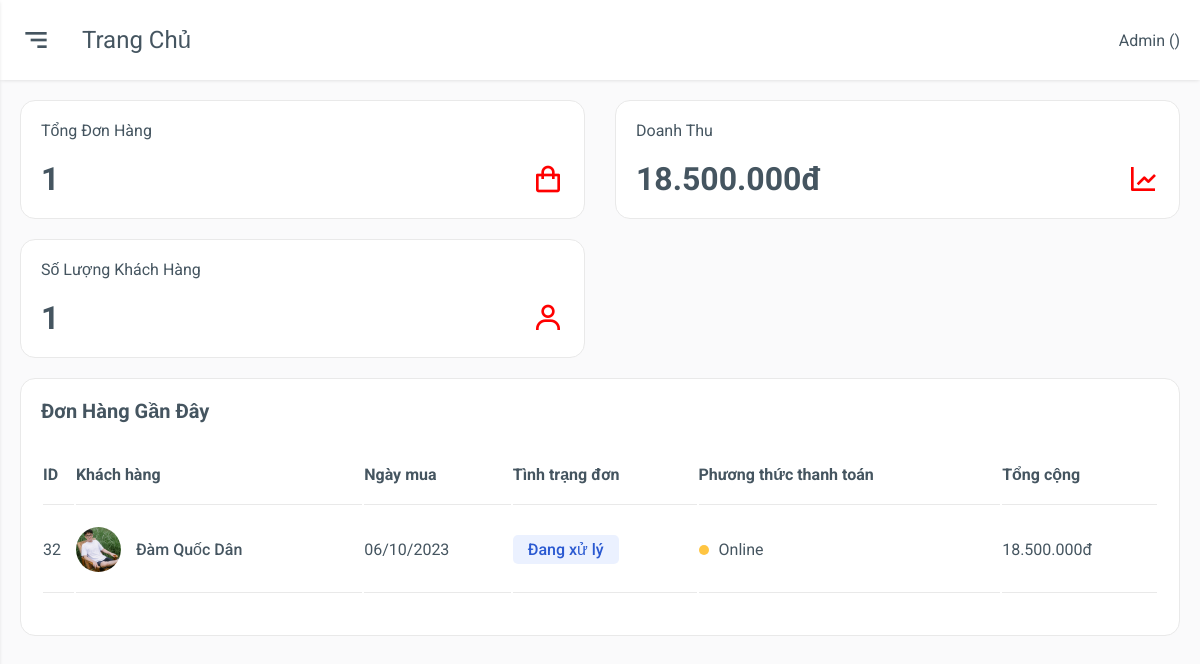
The app's page /admin/index.php with its own data.
### tables this page shows
CREATE TABLE `hoadon` (
  `ID_HOADON` int(11) NOT NULL,
  `ID_NGUOIDUNG` int(11) NOT NULL,
  `NGAYLAP` date DEFAULT NULL,
  `NGAYGIAO` date DEFAULT NULL,
  `NGUOINHAN` varchar(255) NOT NULL,
  `SDT` varchar(255) NOT NULL,
  `DIACHI` varchar(255) NOT NULL,
  `PHUONGTHUCTT` varchar(255) NOT NULL,
  `TONGTIEN` int(11) NOT NULL,
  `TRANGTHAI` varchar(255) NOT NULL
);

CREATE TABLE `nguoidung` (
  `ID` int(11) NOT NULL,
  `HOTEN` varchar(255) NOT NULL,
  `EMAIL` varchar(255) NOT NULL,
  `DIENTHOAI` varchar(11) NOT NULL,
  `DIACHI` varchar(255) NOT NULL,
  `NGAYSINH` date NOT NULL,
  `HINHANH` varchar(255) NOT NULL,
  `TENDANGNHAP` varchar(255) NOT NULL,
  `MATKHAU` varchar(255) NOT NULL,
  `TRANGTHAI` bit(1) NOT NULL
);

### assets/components/formatCurrency.php (called while the page is built)
<?php
    function currency_format($number, $suffix = 'đ') {
        if (!empty($number)) {
            return number_format($number, 0, ',', '.') . "{$suffix}";
        }
    }
?>

### admin/index.php (the view, shortened to what this page needs)
<?php
    include "../connect.php";
    include "../assets/components/formatCurrency.php";
    $sql = "SELECT * FROM hoadon";
    $result = $conn->query($sql);
    $tongdonhang= mysqli_num_rows($result);
    $sql = "SELECT TONGTIEN FROM hoadon";
    $result = mysqli_query($conn, $sql);
    $total_price = 0;
    while ($row = mysqli_fetch_assoc($result)) {
        $total_price += $row['TONGTIEN'];
    }
    $sql = "SELECT * FROM nguoidung";
    $result = $conn->query($sql);
    $tongkhachhang= mysqli_num_rows($result);
    $admin = $_SESSION['admin'];
?>
<!DOCTYPE html>
<html lang="en">
<head>
    <link href='https://unpkg.com/boxicons@2.0.7/css/boxicons.min.css' rel='stylesheet'>
    <link rel="stylesheet" href="./css/grid.css">
    <link rel="stylesheet" href="./css/app.css">
    <link rel="stylesheet" href="./css/responsive.css">
</head>
<body>
    <div class="main">
        <div class="main-header">
            <div class="main-option">
                <div class="mobile-toggle" id="mobile-toggle">
                    <i class='bx bx-menu-alt-right'></i>
                </div>
                <div class="main-title">
                    Trang chủ
                </div>
            </div>
            <div class="main-name">
                <p>Admin (<span><?php echo $admin['HOTEN'] ?></span>)</p>
            </div>
        </div>
        <div class="main-content">
            <div class="row">
                <div class="col-4 col-md-6 col-sm-12">
                    <div class="box box-hover">
                        <div class="counter">
                            <div class="counter-title">
                                Tổng đơn hàng
                            </div>
                            <div class="counter-info">
                                <div class="counter-count">
                                    <?php echo $tongdonhang?>
                                </div>
                                <i class='bx bx-shopping-bag'></i>
                            </div>
                        </div>
                    </div>
                </div>
                <div class="col-4 col-md-6 col-sm-12">
                    <div class="box box-hover">
                        <div class="counter">
                            <div class="counter-title">
                                Doanh thu
                            </div>
                            <div class="counter-info">
                                <div class="counter-count">
                                    <?php echo currency_format($total_price)?>
                                </div>
                                <i class='bx bx-line-chart'></i>
                            </div>
                        </div>
                    </div>
                </div>
                <div class="col-4 col-md-6 col-sm-12">
                    <div class="box box-hover">
                        <div class="counter">
                            <div class="counter-title">
                                Số lượng khách hàng
                            </div>
                            <div class="counter-info">
                                <div class="counter-count">
                                    <?php echo $tongkhachhang?>
                                </div>
                                <i class='bx bx-user'></i>
                            </div>
                        </div>
                    </div>
                </div>
            </div>
            <div class="row">
                <div class="col-12">
                    <div class="box">
                        <div class="box-header">
                            Đơn hàng gần đây
                        </div>
                        <div class="box-body overflow-scroll">
                            <table>
                                <thead>
                                    <tr>
                                        <th>ID</th>
                                        <th>Khách hàng</th>
                                        <th>Ngày mua</th>
                                        <th>Tình trạng đơn</th>
                                        <th>Phương thức thanh toán</th>
                                        <th>Tổng cộng</th>
                                    </tr>
                                </thead>
                                <tbody>
                                <?php
                                    $sql = "SELECT * FROM nguoidung INNER JOIN hoadon ON nguoidung.ID = hoadon.ID_NGUOIDUNG ORDER BY hoadon.ID_HOADON DESC LIMIT 4";
                                    $result = $conn->query($sql);
                                    while($row = $result->fetch_assoc()) {
                                        $s = '<tr>
                                                <td>'.$row['ID_HOADON'].'</td>
                                                <td>
                                                    <div class="order-owner">
                                                        <img src=.'.$row['HINHANH'].'>
                                                        <span>'.$row['HOTEN'].'</span>
                                                    </div>
                                                </td>
                                                <td>'.date('d/m/Y', strtotime($row['NGAYLAP'])).'</td>
                                                <td>
                                                    <span class="order-status order-ready">
                                                    '.$row['TRANGTHAI'].'
                                                    </span>
                                                </td>
                                                <td>
                                                    <div class="payment-status payment-cod">
                                                        <div class="dot"></div>
                                                        <span>'.$row['PHUONGTHUCTT'].'</span>
                                                    </div>
                                                </td>
                                                <td>'.currency_format($row['TONGTIEN']).'</td>
                                            </tr>';
                                        echo $s;
                                    }
                                ?>
                                </tbody>
                            </table>
                        </div>
                    </div>
                </div>
            </div>
        </div>
    </div>
</body>
</html>

### admin/css/grid.css (style rules this page uses)
.row { display: flex; flex-wrap: wrap; margin: 0 -15px; }
[class*="col-"] { padding: 0 15px; margin-bottom: 20px; }
.col-4 { width: 33.33%; }
.col-12 { width: 100%; }
@media only screen and (max-width: 1280px) { .col-md-6 { width: 50%; } }

### admin/css/app.css (style rules this page uses)
:root { --body-bg: #fafafb; --box-bg: #ffffff; --main-color: #ff0000; --text-color: #455560; --text-second-color: #72849ab3; --border-color: #e9e9e9; --menu-item-active-bg: rgba(62, 121, 247, 0.1); --box-border-radius: 15px; --sidebar-size: 300px; --sidebar-logo-img-size: 45px; --sidebar-logo-size: 80px; --profile-image-size: 45px; --main-header-height: 80px; --shadow: 0 1px 4px -1px rgb(0 0 0 / 15%); }
* { padding: 0; margin: 0; box-sizing: border-box; }
body { font-family: "Roboto", sans-serif; background-color: var(--body-bg); color: var(--text-color); position: relative; }
.main { padding-left: var(--sidebar-size); }
.main-header { height: var(--main-header-height); display: flex; align-items: center; justify-content: space-between; padding: 20px; background-color: var(--box-bg); box-shadow: var(--shadow); }
.main-option { display: flex; align-items: center; }
.mobile-toggle { display: none; }
.main-title { text-transform: capitalize; font-size: 1.5rem; }
.main-content { padding: 20px; }
.box { background-color: var(--box-bg); padding: 20px; border: 0.5px solid var(--border-color); border-radius: var(--box-border-radius); }
.counter-title { margin-bottom: 20px; text-transform: capitalize; }
.counter-info { display: flex; align-items: center; justify-content: space-between; font-size: 2rem; font-weight: 700; }
.counter-info i { color: var(--main-color); }
.box-header { display: flex; align-items: center; justify-content: space-between; text-transform: capitalize; font-size: 1.25rem; font-weight: 700; }
.box-body { padding: 20px 0; }
table { width: 100%; min-width: 1000px; }
.order-owner, .product { display: flex; align-items: center; text-transform: capitalize; font-weight: 500; }
.order-owner img { width: 45px; height: 45px; border-radius: 50%; margin-right: 15px; }
table thead tr { text-align: left; }
table th, table td { padding: 20px 0; border-bottom: 1px solid var(--border-color); }
.order-status { padding: 5px 15px; border-radius: 5px; font-weight: 500; }
.order-ready { color: #2a59d1; background-color: rgba(62, 121, 247, 0.1); }
.payment-status { display: flex; align-items: center; }
.payment-status .dot { width: 10px; height: 10px; border-radius: 50%; margin-right: 10px; }
.payment-cod .dot { background-color: #ffc542; }
.overflow-scroll { overflow-y: auto; }
.main { padding-left: 0; }
.mobile-toggle, .sidebar-close { display: grid; place-items: center; font-size: 2rem; margin-right: 30px; cursor: pointer; }

### records on screen
hoadon: ID_HOADON "32", ID_NGUOIDUNG.HINHANH (picture), ID_NGUOIDUNG.HOTEN "Đàm Quốc Dân", NGAYLAP "06/10/2023", TRANGTHAI "Đang xử lý", PHUONGTHUCTT "Online", TONGTIEN "18.500.000đ"

### other values on screen
$tongdonhang "1"
currency_format($total_price) "18.500.000đ"
$tongkhachhang "1"
